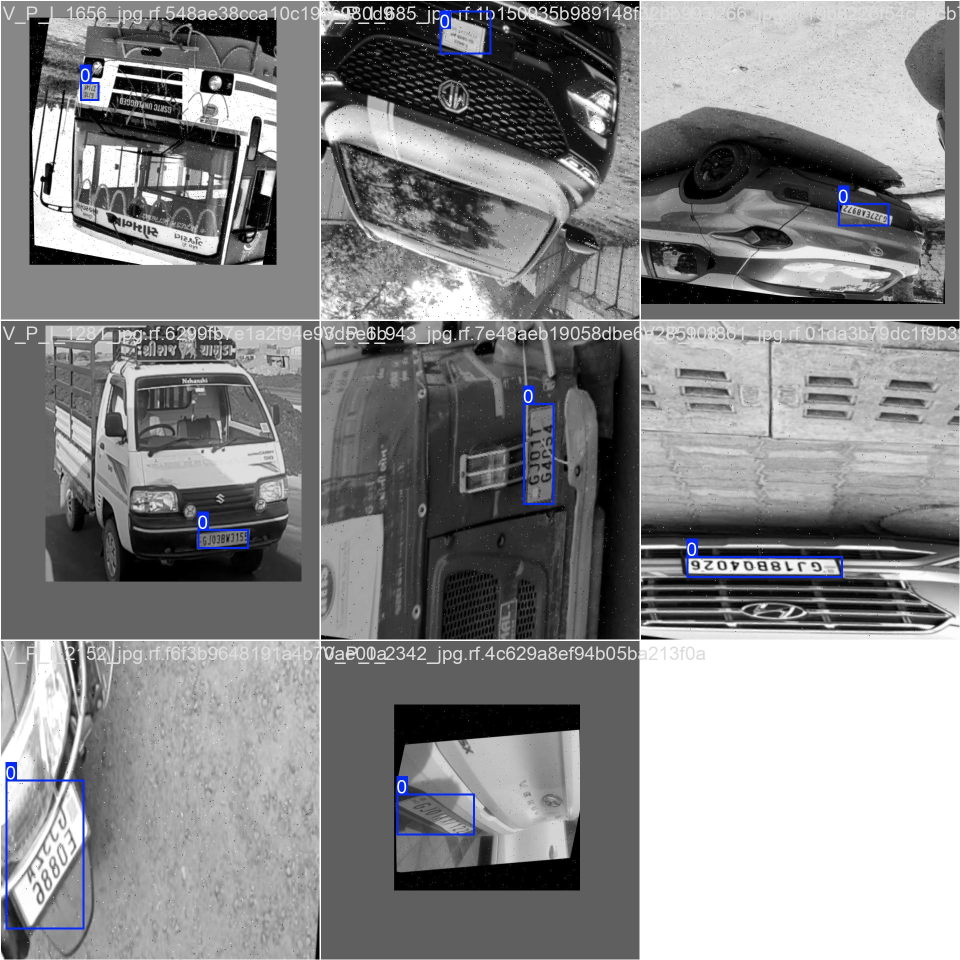
#> input picture experiments/plate_detector/smoke_test/train_batch0.jpg, 1920 x 1920 px (shown at 1/2 size)
$ python -i two_line_temporal_fusion.py   (imports and definitions only)
#> lines starting #> are read from the running program, lines starting #| are printed output that depends on the picture; after the words box and inside, x2 and y2 are one past the last pixel; in counts of white or black regions, pixels touching at a corner belong together
#> further down, picture is the input picture: shape (1920, 1920, 3); mean B, G, R 137.3, 136.2, 136
from pathlib import Path
from collections import defaultdict
import csv
import re

import cv2
import numpy as np
from paddleocr import PaddleOCR


# ============================================================
# PATHS
# ============================================================

ROOT = Path(__file__).resolve().parents[2]

TRACK_CSV = (
    ROOT
    / "outputs"
    / "M09_ocr_video_tracking"
    / "track_summary.csv"
)

CROP_DIR = (
    ROOT
    / "outputs"
    / "M09_ocr_video_tracking"
    / "best_plate_crops"
)

GROUND_TRUTH_CSV = (
    ROOT
    / "outputs"
    / "M12_manual_ground_truth"
    / "verified_plates.csv"
)

OUTPUT_DIR = (
    ROOT
    / "outputs"
    / "M13_two_line_temporal_fusion"
)

VARIANT_CSV = OUTPUT_DIR / "variant_ocr.csv"
FUSION_CSV = OUTPUT_DIR / "track_fusion.csv"
EVAL_CSV = OUTPUT_DIR / "evaluation.csv"


# ============================================================
# INDIAN REGISTRATION KNOWLEDGE
# ============================================================

STATE_CODES = {
    "AN", "AP", "AR", "AS", "BR",
    "CG", "CH", "DD", "DL", "DN",
    "GA", "GJ", "HP", "HR", "JH",
    "JK", "KA", "KL", "LA", "LD",
    "MH", "ML", "MN", "MP", "MZ",
    "NL", "OD", "PB", "PY", "RJ",
    "SK", "TN", "TR", "TS", "UK",
    "UP", "WB"
}


DIGIT_MAP = {
    "O": "0",
    "Q": "0",
    "D": "0",
    "I": "1",
    "L": "1",
    "Z": "2",
    "S": "5",
    "G": "6",
    "B": "8",
}


LETTER_MAP = {
    "0": "O",
    "1": "I",
    "2": "Z",
    "5": "S",
    "6": "G",
    "8": "B",
}


# ============================================================
# HELPERS
# ============================================================

# [177 lines left out: functions clean_text, convert_char, apply_mask, normalize_indian_plate, not called in this run]


# ============================================================
# IMAGE PREPROCESSING
# ============================================================

def preprocessing_variants(image):

    variants = {}

    variants["original"] = image

    # --------------------------------------------------------
    # UPSCALE
    # --------------------------------------------------------

    upscaled = cv2.resize(
        image,
        None,
        fx=3.0,
        fy=3.0,
        interpolation=cv2.INTER_CUBIC
    )

    variants["upscaled"] = upscaled

    # --------------------------------------------------------
    # CLAHE
    # --------------------------------------------------------

    gray = cv2.cvtColor(
        upscaled,
        cv2.COLOR_BGR2GRAY
    )

    clahe = cv2.createCLAHE(
        clipLimit=2.0,
        tileGridSize=(8, 8)
    )

    clahe_gray = clahe.apply(gray)
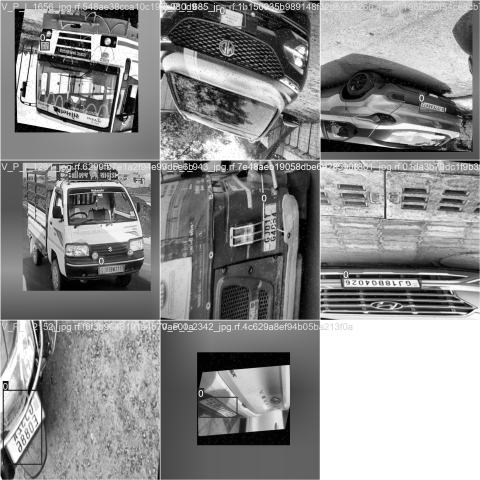
#> clahe_gray: shape (5760, 5760) (shown at 1/12 size); min 0, max 255, mean 140.5

    variants["clahe"] = cv2.cvtColor(
        clahe_gray,
        cv2.COLOR_GRAY2BGR
    )

    # --------------------------------------------------------
    # SHARPEN
    # --------------------------------------------------------

    sharpen_kernel = np.array([
        [0, -1, 0],
        [-1, 5, -1],
        [0, -1, 0]
    ])

    sharpened = cv2.filter2D(
        upscaled,
        -1,
        sharpen_kernel
    )

    variants["sharpened"] = sharpened

    # --------------------------------------------------------
    # OTSU THRESHOLD
    # --------------------------------------------------------

    _, threshold = cv2.threshold(
        gray,
        0,
        255,
        cv2.THRESH_BINARY
        + cv2.THRESH_OTSU
    )
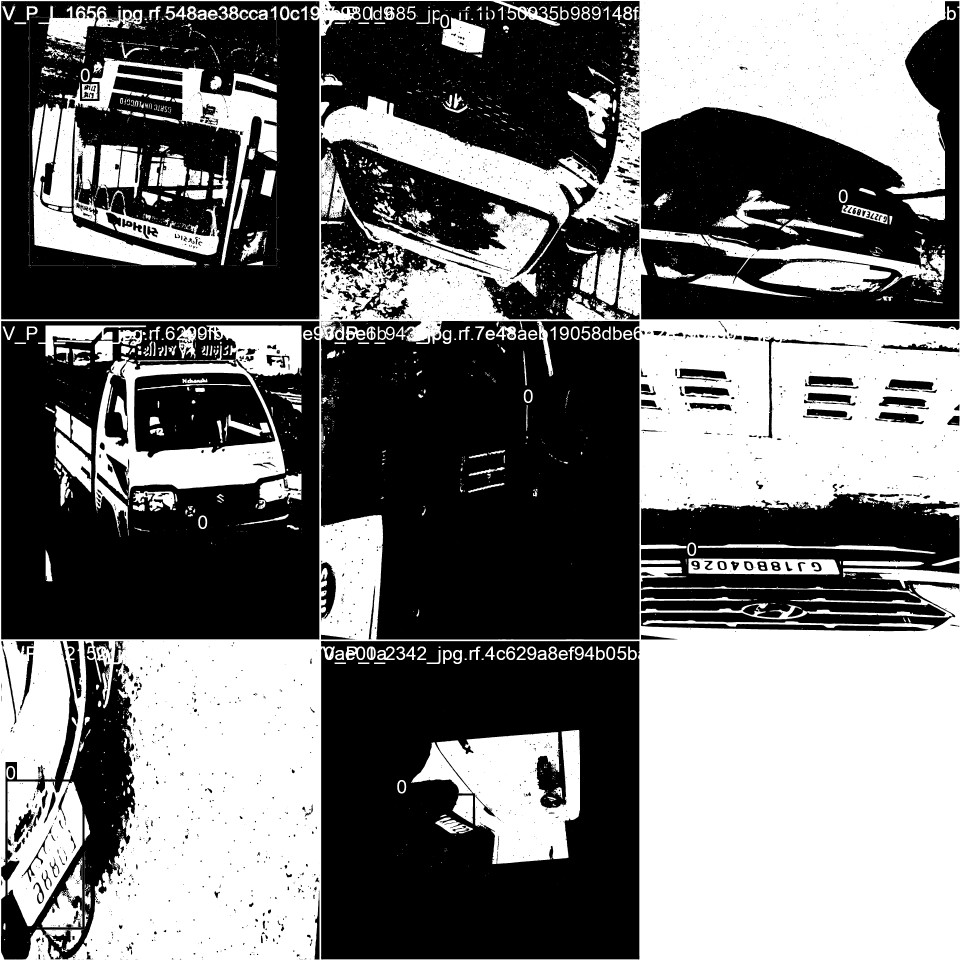
#> threshold: shape (5760, 5760) (shown at 1/6 size); 45.3% white; 4213 white regions (2772 under 20 px), largest, box (x1, y1, x2, y2) and area: (0, 0, 5760, 5760) 11718690, (2619, 4380, 3480, 5185) 421340, (567, 2137, 1711, 3222) 358648

    variants["threshold"] = cv2.cvtColor(
        threshold,
        cv2.COLOR_GRAY2BGR
    )

    return variants


# ============================================================
# PADDLE RESULT HANDLING
# ============================================================

# [769 lines left out: functions get_result_data, extract_lines, main, not called in this run]


# [2 lines not run here, left out]

>>> import cv2
>>> picture = cv2.imread('../../experiments/plate_detector/smoke_test/train_batch0.jpg')
>>> result = preprocessing_variants(picture)
#> result = 5 items

$ run again, on experiments/plate_detector/smoke_test/train_batch1.jpg
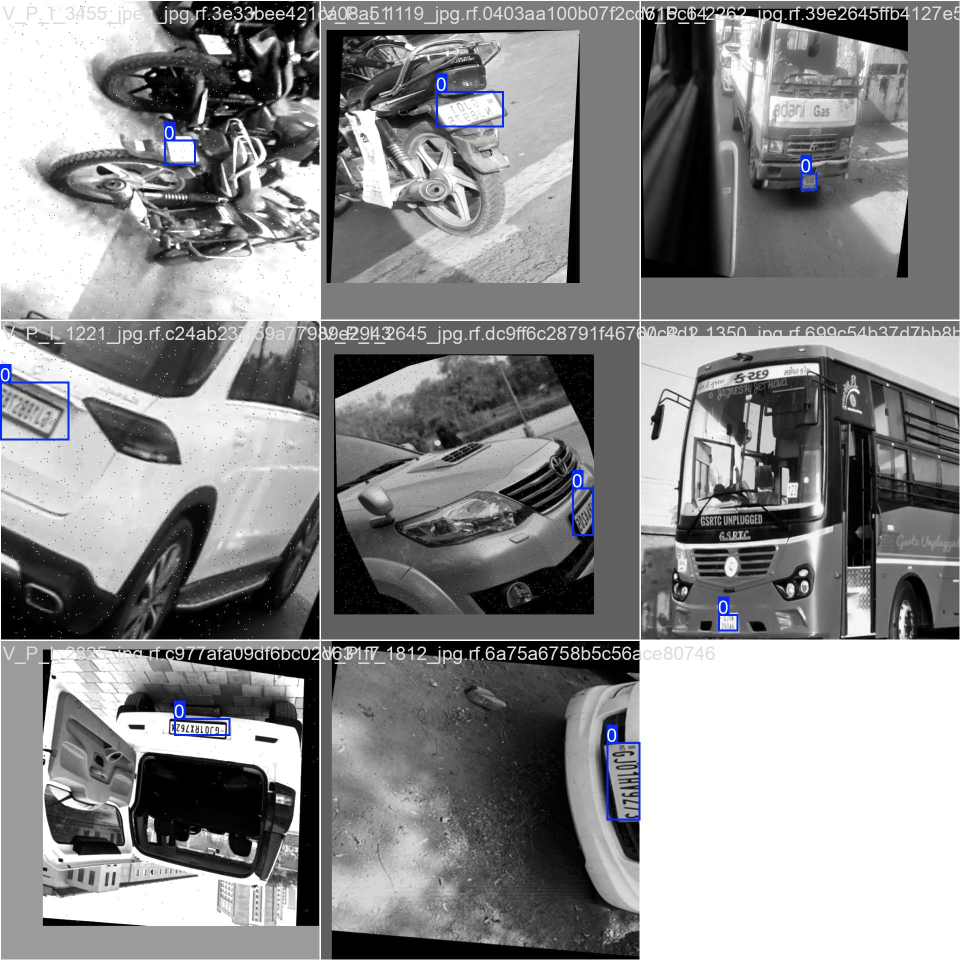
#> input picture experiments/plate_detector/smoke_test/train_batch1.jpg, 1920 x 1920 px (shown at 1/2 size)
#> picture is the input picture: shape (1920, 1920, 3); mean B, G, R 138.8, 138, 137.9
#> in preprocessing_variants, `clahe_gray = clahe.apply(gray)`:
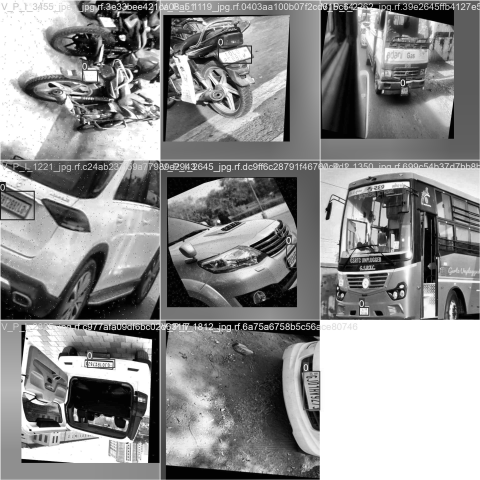
#> clahe_gray: shape (5760, 5760) (shown at 1/12 size); min 0, max 255, mean 142.1
#> in preprocessing_variants, `_, threshold = cv2.threshold( gray, 0, 255, cv2.THRESH_BINARY + cv2.TH..`:
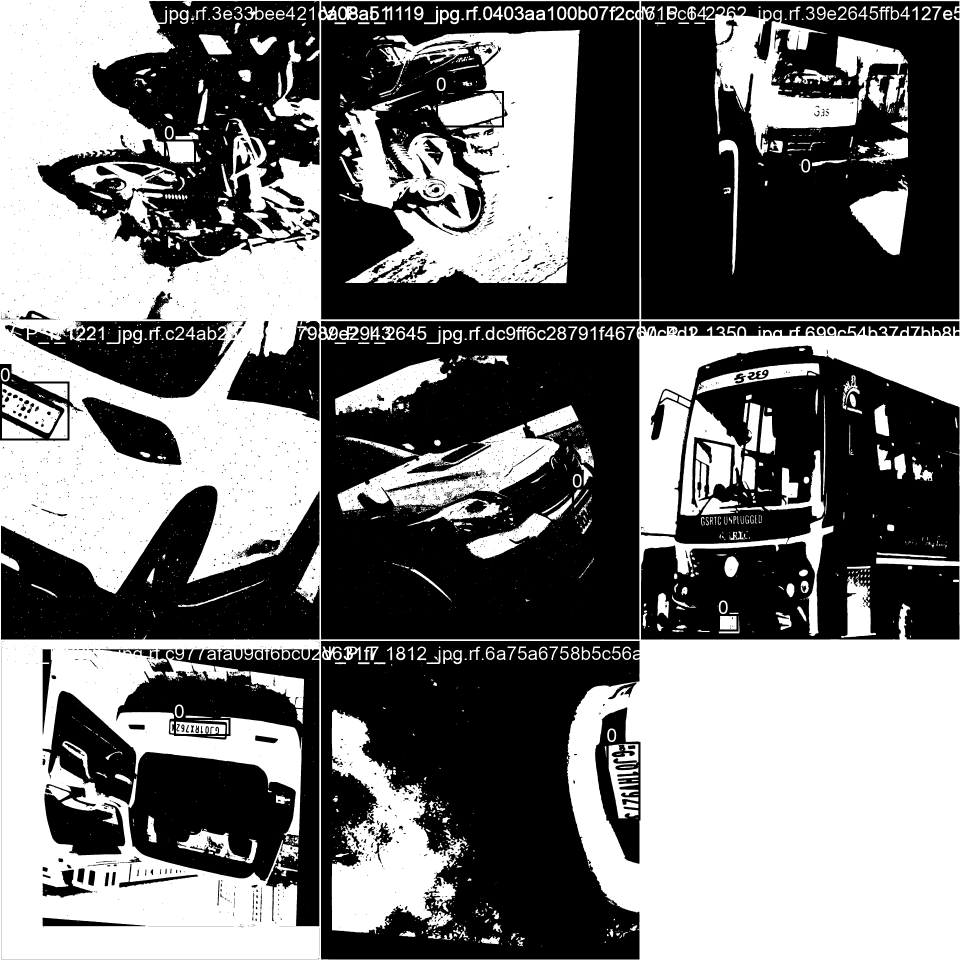
#> threshold: shape (5760, 5760) (shown at 1/6 size); 45% white; 2831 white regions (1477 under 20 px), largest, box (x1, y1, x2, y2) and area: (0, 0, 5760, 5760) 10705181, (2032, 179, 3479, 1699) 1256820, (1991, 4259, 2803, 5601) 473736
#> result = 5 items

$ run again, on experiments/plate_detector/smoke_test/train_batch2.jpg
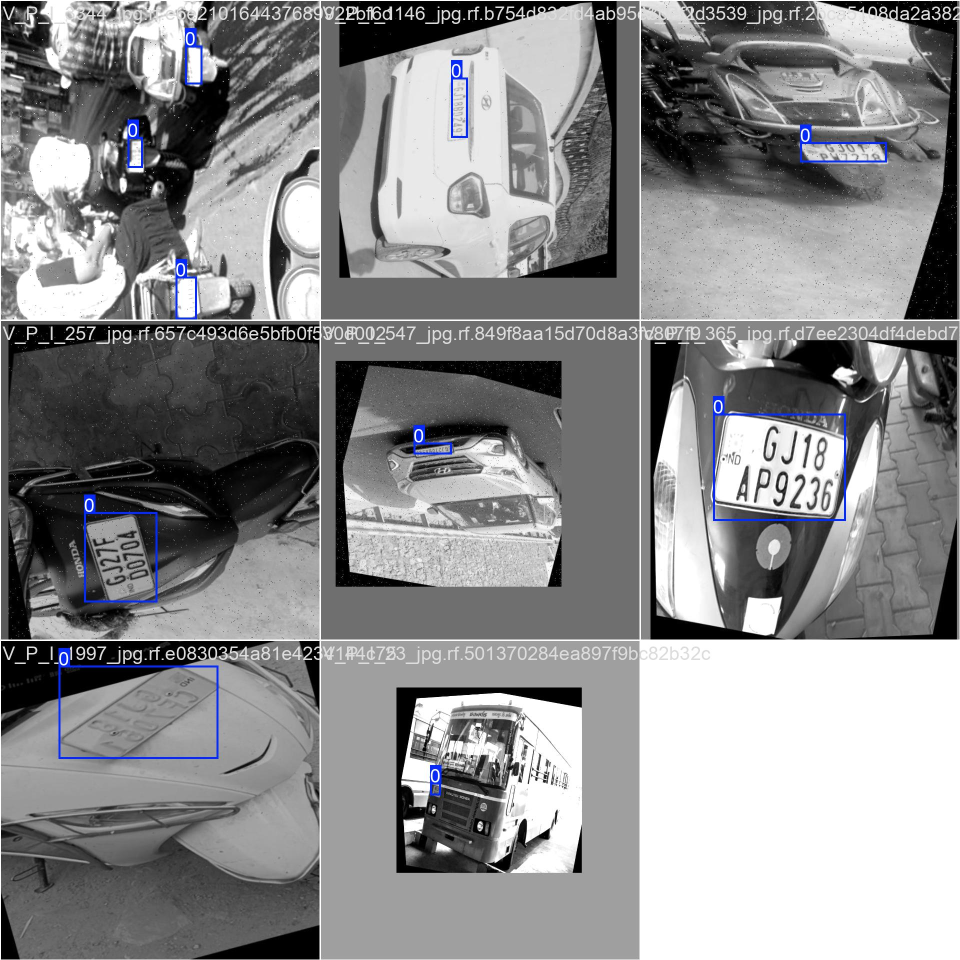
#> input picture experiments/plate_detector/smoke_test/train_batch2.jpg, 1920 x 1920 px (shown at 1/2 size)
#> picture is the input picture: shape (1920, 1920, 3); mean B, G, R 140.5, 139.2, 139
#> in preprocessing_variants, `clahe_gray = clahe.apply(gray)`:
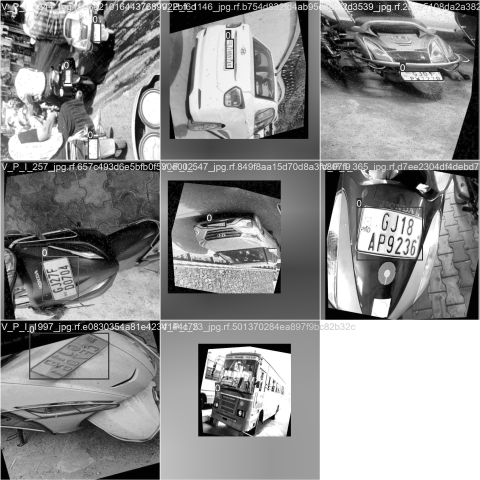
#> clahe_gray: shape (5760, 5760) (shown at 1/12 size); min 0, max 255, mean 143.5
#> in preprocessing_variants, `_, threshold = cv2.threshold( gray, 0, 255, cv2.THRESH_BINARY + cv2.TH..`:
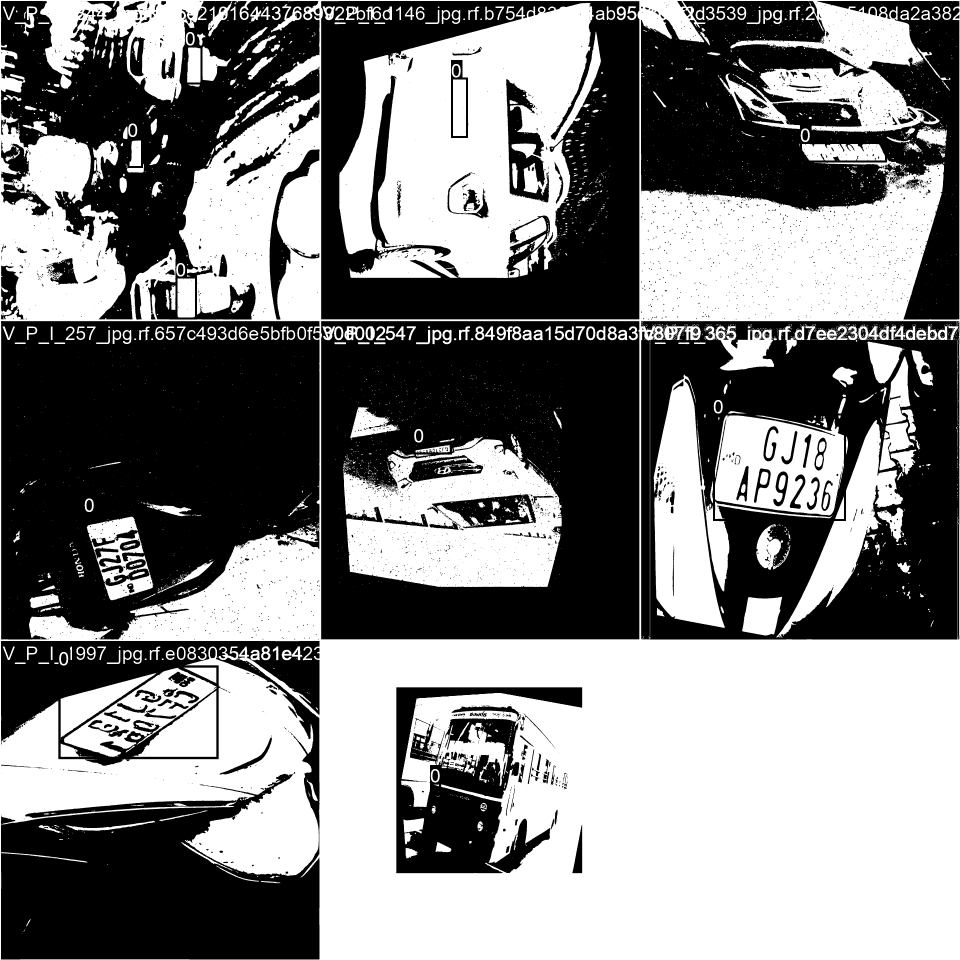
#> threshold: shape (5760, 5760) (shown at 1/6 size); 51.1% white; 3513 black regions (2068 under 20 px), largest, box (x1, y1, x2, y2) and area: (6, 1926, 1917, 3837) 2908214, (1927, 1927, 3836, 3836) 2593942, (3847, 1927, 5756, 3837) 2194199
#> result = 5 items
